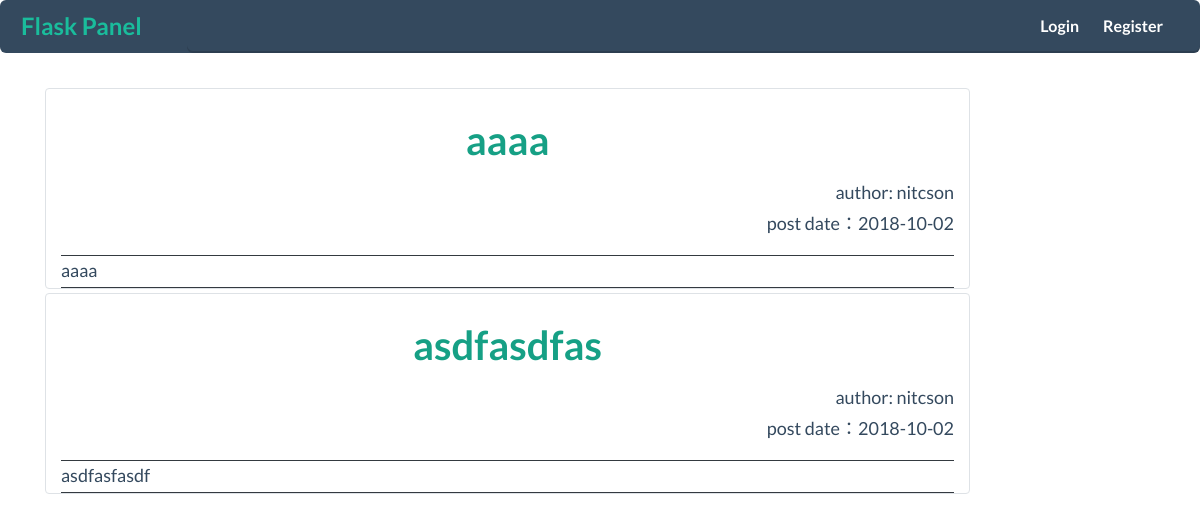
Before: / with the older database file.
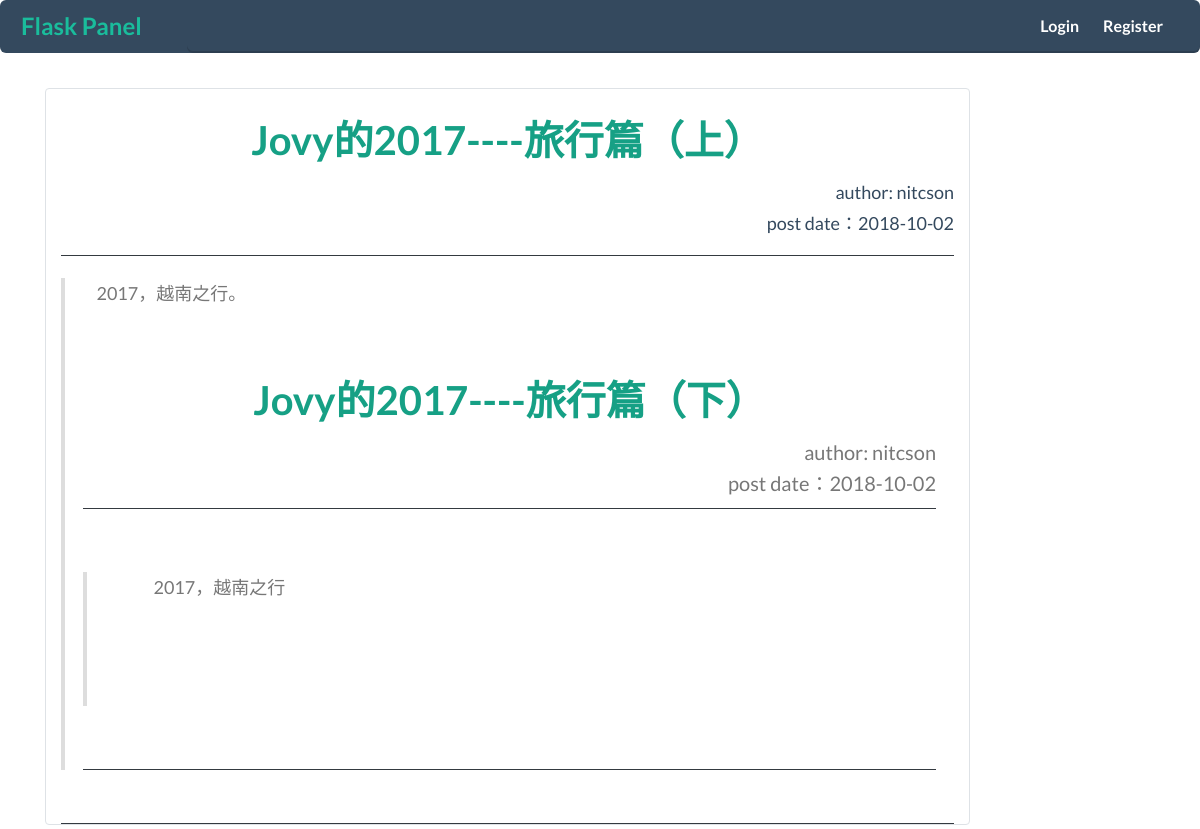
After: the same page with the newer database file.
### flaskpanel/models.py (models this page shows, shortened)
class Post(db.Model):
    id = db.Column(db.Integer, primary_key=True)
    title = db.Column(db.String(50), nullable=False)
    content = db.Column(db.Text(), nullable=False)
    date_post = db.Column(db.DateTime, nullable=False, default=datetime.utcnow())
    user_id = db.Column(db.Integer, db.ForeignKey('user.id'), nullable=False)

class User(db.Model, UserMixin):
    id = db.Column(db.Integer, primary_key=True)
    username = db.Column(db.String(20), unique=True, nullable=False)
    email = db.Column(db.String(50), unique=True, nullable=False)
    password = db.Column(db.String(100), nullable=False)
    date_registered = db.Column(db.DateTime, nullable=False, default=datetime.utcnow)
    posts = db.relationship('Post', backref='owner', lazy='dynamic')

### flaskpanel/routes.py (the view)
@app.route('/home')
@app.route('/')
def home():
    posts = Post.query.order_by(Post.date_post.desc()).all()
    print(posts)
    return render_template('home.html', posts=posts)

### flaskpanel/templates/home.html
{% extends 'layout.html' %}
{% block content %}
  {% if posts %}
    {% for post in posts %}
      <div class="col-md-10 border rounded center-block col-md-8 mb-1 mt-1">
        <article>
          <a href="{{ url_for('post', post_id=post.id) }}"><h3 class="text-center">{{ post.title }}</h3></a>
          <p class="text-right mb-0">author: {{ post.owner.username }}</p>
          <p class="text-right">post date：{{ post.date_post.date() }}</p>
          <div class="border-top border-bottom border-dark">
            {{ post.content[:500] |safe }}
          </div>
        </article>
      </div>
    {% endfor %}
  {% endif %}
{% endblock %}

Changed rows visible on the page:
removed Post: title "aaaa", owner.username "nitcson", date_post "2018-10-02", content "aaaa"
removed Post: title "asdfasdfas", owner.username "nitcson", date_post "2018-10-02", content "asdfasfasdf"
added Post: title "Jovy的2017----旅行篇（上）", owner.username "nitcson", date_post "2018-10-02", content "2017，越南之行。"
added Post: title "Jovy的2017----旅行篇（下）", owner.username "nitcson", date_post "2018-10-02", content "2017，越南之行"
